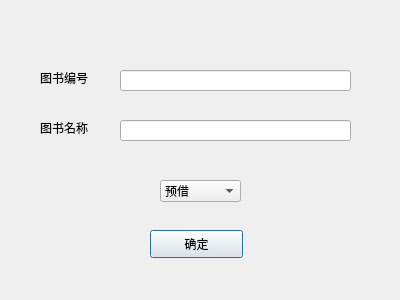
<?xml version="1.0" encoding="UTF-8"?>
<ui version="4.0">
 <class>book_borrow</class>
 <widget class="QDialog" name="book_borrow">
  <property name="geometry">
   <rect>
    <x>0</x>
    <y>0</y>
    <width>400</width>
    <height>300</height>
   </rect>
  </property>
  <property name="windowTitle">
   <string>Dialog</string>
  </property>
  <widget class="QLabel" name="label">
   <property name="geometry">
    <rect>
     <x>40</x>
     <y>70</y>
     <width>72</width>
     <height>15</height>
    </rect>
   </property>
   <property name="text">
    <string>图书编号</string>
   </property>
  </widget>
  <widget class="QLabel" name="label_3">
   <property name="geometry">
    <rect>
     <x>40</x>
     <y>120</y>
     <width>72</width>
     <height>15</height>
    </rect>
   </property>
   <property name="text">
    <string>图书名称</string>
   </property>
  </widget>
  <widget class="QLineEdit" name="book_ISBN">
   <property name="geometry">
    <rect>
     <x>120</x>
     <y>70</y>
     <width>231</width>
     <height>21</height>
    </rect>
   </property>
  </widget>
  <widget class="QLineEdit" name="book_name_edit">
   <property name="geometry">
    <rect>
     <x>120</x>
     <y>120</y>
     <width>231</width>
     <height>21</height>
    </rect>
   </property>
  </widget>
  <widget class="QComboBox" name="book_status">
   <property name="geometry">
    <rect>
     <x>160</x>
     <y>180</y>
     <width>81</width>
     <height>22</height>
    </rect>
   </property>
   <item>
    <property name="text">
     <string>预借</string>
    </property>
   </item>
   <item>
    <property name="text">
     <string>借书</string>
    </property>
   </item>
   <item>
    <property name="text">
     <string>续借</string>
    </property>
   </item>
   <item>
    <property name="text">
     <string>还书</string>
    </property>
   </item>
  </widget>
  <widget class="QPushButton" name="borrow">
   <property name="geometry">
    <rect>
     <x>150</x>
     <y>230</y>
     <width>93</width>
     <height>28</height>
    </rect>
   </property>
   <property name="text">
    <string>确定</string>
   </property>
  </widget>
  <widget class="QLabel" name="imformation">
   <property name="geometry">
    <rect>
     <x>110</x>
     <y>270</y>
     <width>231</width>
     <height>20</height>
    </rect>
   </property>
   <property name="text">
    <string>&lt;html&gt;&lt;head/&gt;&lt;body&gt;&lt;p align=&quot;center&quot;&gt;&lt;br/&gt;&lt;/p&gt;&lt;/body&gt;&lt;/html&gt;</string>
   </property>
  </widget>
 </widget>
 <resources/>
 <connections/>
</ui>
